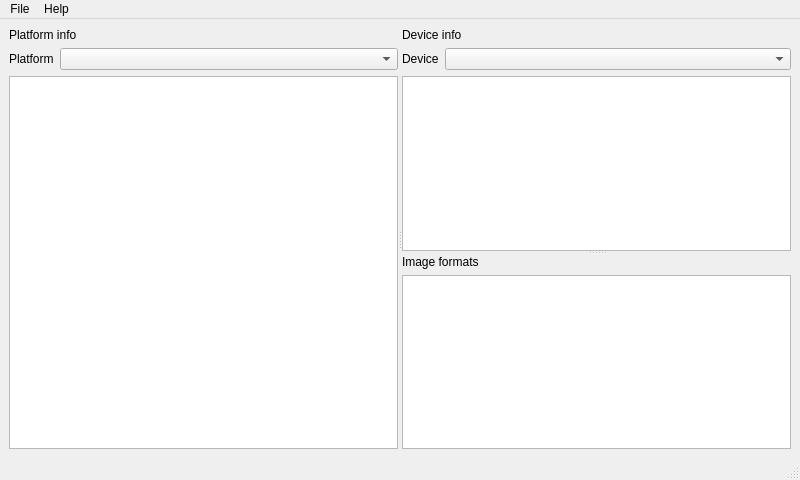
<?xml version="1.0" encoding="UTF-8"?>
<ui version="4.0">
 <class>InfoUI</class>
 <widget class="QMainWindow" name="InfoUI">
  <property name="geometry">
   <rect>
    <x>0</x>
    <y>0</y>
    <width>800</width>
    <height>480</height>
   </rect>
  </property>
  <property name="windowTitle">
   <string>OpenCL info viewer</string>
  </property>
  <widget class="QWidget" name="centralwidget">
   <layout class="QGridLayout" name="gridLayout">
    <item row="0" column="0">
     <widget class="QSplitter" name="splitterMain">
      <property name="orientation">
       <enum>Qt::Horizontal</enum>
      </property>
      <property name="childrenCollapsible">
       <bool>false</bool>
      </property>
      <widget class="QWidget" name="layoutWidget">
       <layout class="QVBoxLayout" name="verticalLayout_3">
        <item>
         <widget class="QLabel" name="platformListLabel">
          <property name="text">
           <string>Platform info</string>
          </property>
         </widget>
        </item>
        <item>
         <layout class="QFormLayout" name="formLayout_2">
          <item row="0" column="0">
           <widget class="QLabel" name="label">
            <property name="text">
             <string>Platform</string>
            </property>
           </widget>
          </item>
          <item row="0" column="1">
           <widget class="QComboBox" name="platformList"/>
          </item>
         </layout>
        </item>
        <item>
         <widget class="QTreeWidget" name="platformInfo">
          <property name="editTriggers">
           <set>QAbstractItemView::NoEditTriggers</set>
          </property>
          <property name="alternatingRowColors">
           <bool>true</bool>
          </property>
          <property name="headerHidden">
           <bool>true</bool>
          </property>
          <column>
           <property name="text">
            <string notr="true">1</string>
           </property>
          </column>
         </widget>
        </item>
       </layout>
      </widget>
      <widget class="QWidget" name="verticalLayoutWidget_2">
       <layout class="QVBoxLayout" name="verticalLayout_2">
        <item>
         <widget class="QLabel" name="availableToolsLabel">
          <property name="text">
           <string>Device info</string>
          </property>
         </widget>
        </item>
        <item>
         <layout class="QFormLayout" name="formLayout">
          <item row="0" column="0">
           <widget class="QLabel" name="deviceListLabel">
            <property name="text">
             <string>Device</string>
            </property>
           </widget>
          </item>
          <item row="0" column="1">
           <widget class="QComboBox" name="deviceList"/>
          </item>
         </layout>
        </item>
        <item>
         <widget class="QSplitter" name="splitterDevice">
          <property name="orientation">
           <enum>Qt::Vertical</enum>
          </property>
          <property name="childrenCollapsible">
           <bool>false</bool>
          </property>
          <widget class="QTreeWidget" name="deviceInfo">
           <property name="editTriggers">
            <set>QAbstractItemView::NoEditTriggers</set>
           </property>
           <property name="alternatingRowColors">
            <bool>true</bool>
           </property>
           <property name="headerHidden">
            <bool>true</bool>
           </property>
           <column>
            <property name="text">
             <string notr="true">1</string>
            </property>
           </column>
          </widget>
          <widget class="QWidget" name="verticalLayoutWidget_1">
           <layout class="QVBoxLayout" name="verticalLayout">
            <item>
             <widget class="QLabel" name="label_2">
              <property name="text">
               <string>Image formats</string>
              </property>
             </widget>
            </item>
            <item>
             <widget class="QTreeWidget" name="imageFormats">
              <property name="editTriggers">
               <set>QAbstractItemView::NoEditTriggers</set>
              </property>
              <property name="alternatingRowColors">
               <bool>true</bool>
              </property>
              <property name="headerHidden">
               <bool>true</bool>
              </property>
              <column>
               <property name="text">
                <string notr="true">1</string>
               </property>
              </column>
             </widget>
            </item>
           </layout>
          </widget>
         </widget>
        </item>
       </layout>
      </widget>
     </widget>
    </item>
   </layout>
  </widget>
  <widget class="QMenuBar" name="menubar">
   <property name="geometry">
    <rect>
     <x>0</x>
     <y>0</y>
     <width>800</width>
     <height>20</height>
    </rect>
   </property>
   <widget class="QMenu" name="menuFile">
    <property name="title">
     <string>File</string>
    </property>
    <addaction name="actionExit"/>
   </widget>
   <widget class="QMenu" name="menuHelp">
    <property name="title">
     <string>Help</string>
    </property>
    <addaction name="actionAbout"/>
    <addaction name="actionAbout_Qt"/>
   </widget>
   <addaction name="menuFile"/>
   <addaction name="menuHelp"/>
  </widget>
  <widget class="QStatusBar" name="statusbar"/>
  <action name="actionOpenToolPackage">
   <property name="text">
    <string>Add tool package ...</string>
   </property>
  </action>
  <action name="actionExit">
   <property name="text">
    <string>Exit</string>
   </property>
   <property name="shortcut">
    <string>Alt+F4</string>
   </property>
  </action>
  <action name="actionAbout">
   <property name="text">
    <string>About</string>
   </property>
  </action>
  <action name="actionAbout_Qt">
   <property name="text">
    <string>About Qt</string>
   </property>
  </action>
 </widget>
 <resources/>
 <connections>
  <connection>
   <sender>actionExit</sender>
   <signal>triggered()</signal>
   <receiver>InfoUI</receiver>
   <slot>close()</slot>
   <hints>
    <hint type="sourcelabel">
     <x>-1</x>
     <y>-1</y>
    </hint>
    <hint type="destinationlabel">
     <x>319</x>
     <y>299</y>
    </hint>
   </hints>
  </connection>
 </connections>
</ui>
